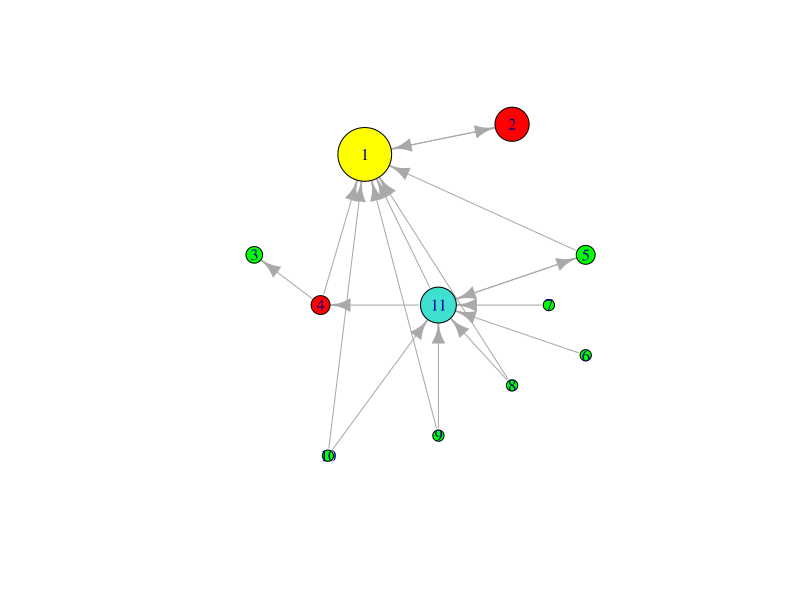
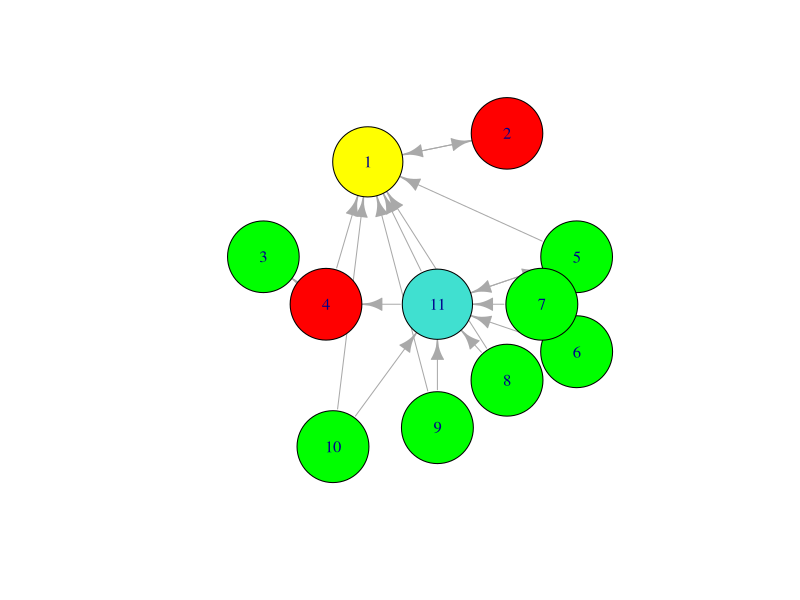
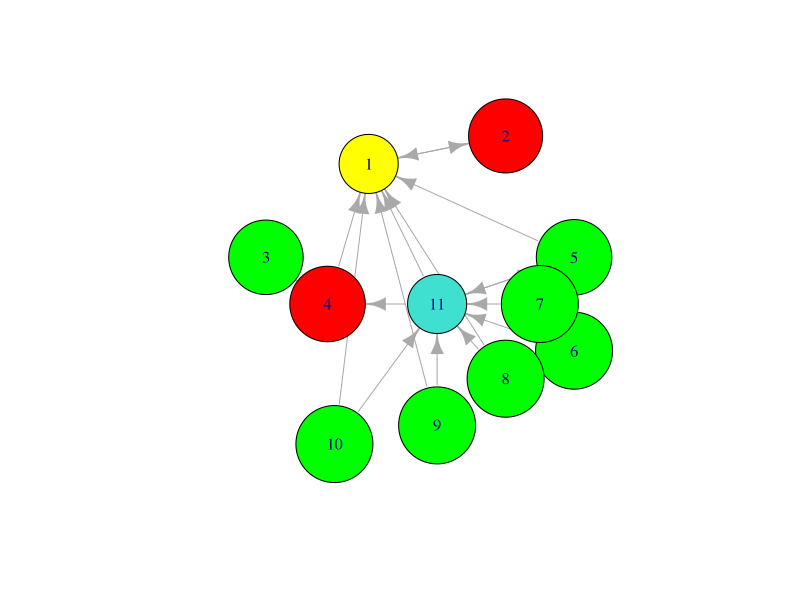
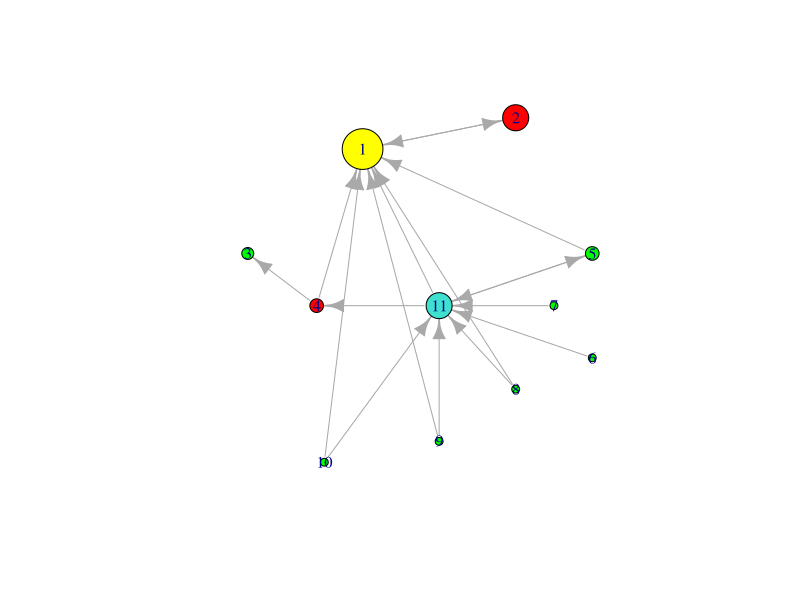
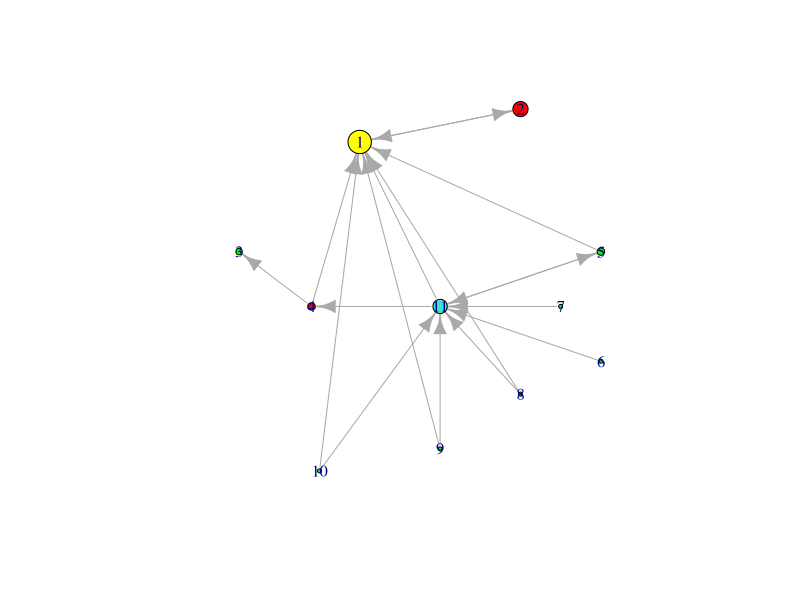
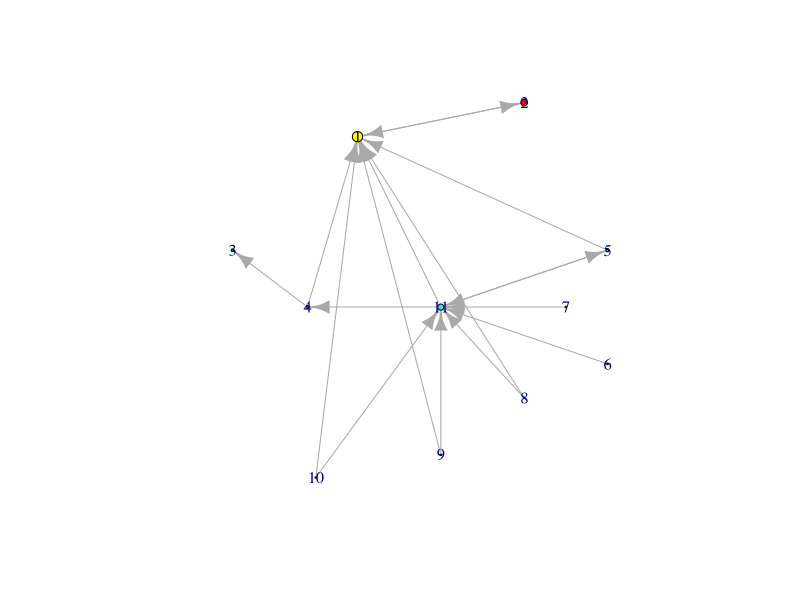
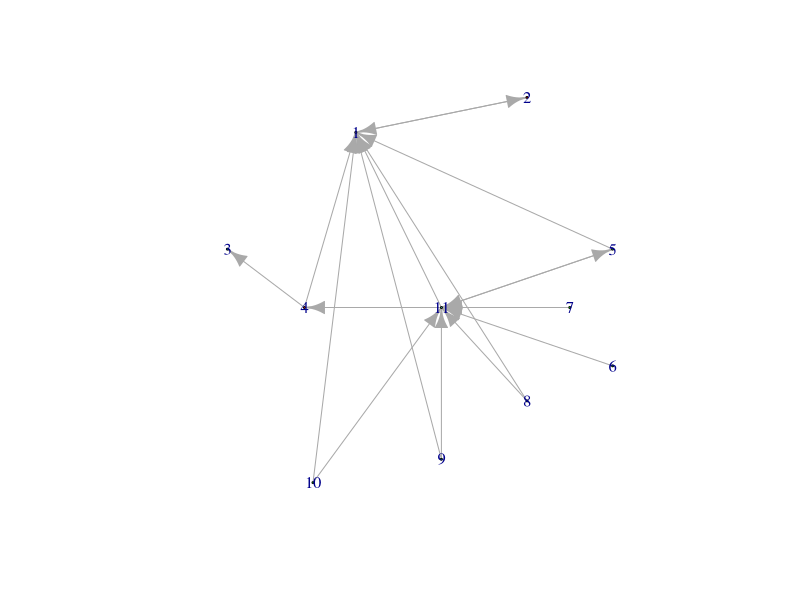
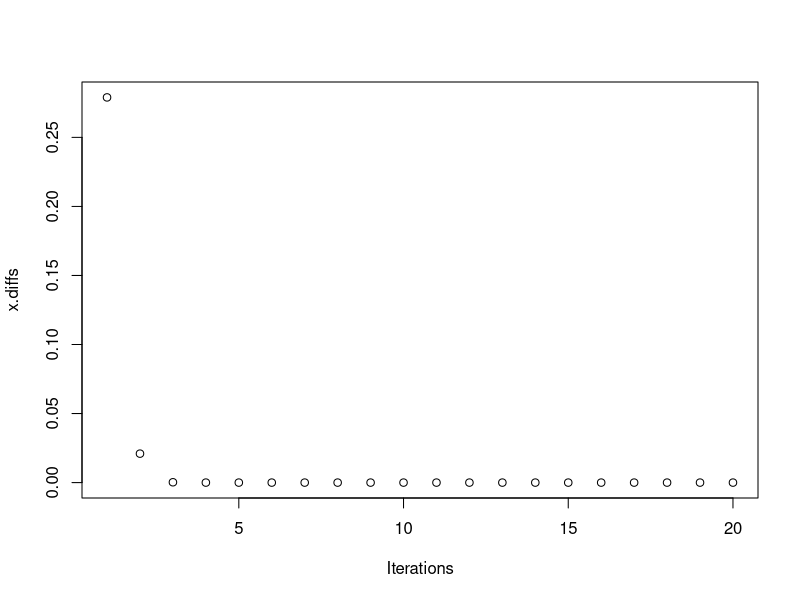

Recreate these plots in R, in order.
## ---- chunk 1
knitr::opts_chunk$set(echo = TRUE)
library(igraph);
## ---- chunk 2
# Layout and colors of graph (according to wikimedia example)
l <- matrix(c(
  2, 4, 0.5, 1.4,   5, 5, 4.5, 4, 3, 1.5, 3,
  5, 5.3, 4,   3.5, 4, 3, 3.5, 2.7, 2.2, 2, 3.5
), nrow=11)

smileycolors=c('yellow','red','green', 'red', 'green', 
               'green','green','green','green','green', 
               'turquoise')

init.graph <- function() {
    # Intitialize graph
  edge.list <- list(c(2, 1), c(1,2), c(4,1), c(4,3), c(5,1), c(11, 1),
                    c(11,4), c(11,5), c(5,11), c(6,11), c(7,11), 
                    c(8,11), c(9,11), c(10, 11), c(10, 1), c(9, 1), c(8,1))
  
  A <- matrix(0, nrow = 11, ncol = 11)
  
  for(edge in edge.list) {
    A[edge[1], edge[2]] <- 1
  }
  
  
  return(A)
}

# Define function for iterative page rank update
update.x <- function(x, alpha, beta) {
  out.degree <- rowSums(M)
  
  # D_inv <- diag(1 / out.degree)
  # x <- alpha * x %*% D_inv %*% M + beta
  
  for (i in seq_along(x)) {
    tmp <- 0
    for (j in seq(1, nrow(M))) {
      if (i != j && M[j, i] != 0){
        tmp <- tmp + x[j] / out.degree[j]
      }
    }
    x[i] <- alpha * tmp + beta
  }

  return(x)
}

page.rank <- function(n.iter, alpha, M, G, draw.plot = FALSE, draw.convergence = FALSE) {
  beta <- (1 - alpha) / nrow(M)
  x <- rep(0, 11)
  x.diffs <- c()
  
  for (i in seq(n.iter)) {
    x.old <- x
    x <- update.x(x.old, alpha, beta)
    x.diffs[i] <- sqrt(sum((x-x.old)^2))
    if (draw.plot) {
      print(paste('iteration', i, x.diffs[i]))
      plot(G, vertex.size = x*5e2, vertex.color=smileycolors, layout=l)
    }
  }
  if (draw.convergence) {
    plot(1:n.iter, x.diffs, xlab = "Iterations")
  }
  return(x)
}
## ---- chunk 3
A <- init.graph()
G <- graph.adjacency(A)
# Add self loops
M <- A + diag(rep(1, 11))

x <- page.rank(n.iter = 20, alpha = 0.85, M, G)
plot(G, vertex.size = x*5e2, vertex.color=smileycolors, layout=l)
## ---- chunk 4
A <- init.graph()
G <- graph.adjacency(A)
# Add self loops
M <- A + diag(rep(1, 11))

x <- page.rank(n.iter = 20, alpha = -0.01, M, G)
plot(G, vertex.size = x*5e2, vertex.color=smileycolors, layout=l)
x <- page.rank(n.iter = 20, alpha = -0.1, M, G)
plot(G, vertex.size = x*5e2, vertex.color=smileycolors, layout=l)
## ---- chunk 5
A <- init.graph()
G <- graph.adjacency(A)
# Add self loops
M <- A + diag(rep(1, 11))

for (alpha in c(0.9, 0.95, 0.98, 1)) {
  x <- page.rank(n.iter = 20, alpha, M, G)
  print(paste('alpha =', alpha))
  print(paste('x =', x))
  plot(G, vertex.size = x*5e2, vertex.color=smileycolors, layout=l)
}
## ---- chunk 6
A <- init.graph()
G <- graph.adjacency(A)
# Add self loops
M <- A + diag(rep(1, 11))

for (alpha in c(0.1, 0.5, 0.7)) {
  print(paste('alpha =', alpha))
  x <- page.rank(n.iter = 20, alpha, M, G, draw.convergence = TRUE)
  print(x)
  plot(G, vertex.size = x*5e2, vertex.color=smileycolors, layout=l)
}
